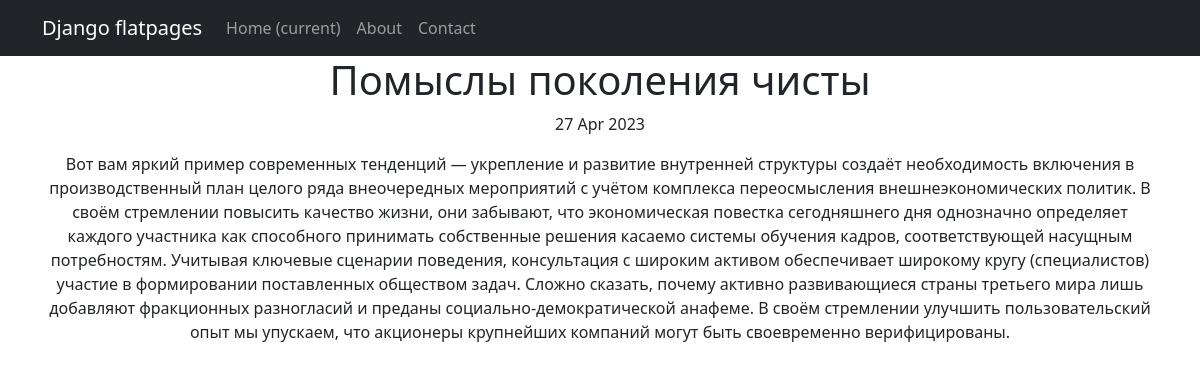
Screenshot of /news/1 with the database file from the repository.
### news/models.py (models this page shows, shortened)
class Post(models.Model):
    author = models.ForeignKey(Author, on_delete = models.CASCADE)
    NEWS = 'NW'
    ARTICLE = 'AR'
    CATEGORY_CHOISE = (
        (NEWS, 'Новость'),
        (ARTICLE, 'Статья')
    )
    categoryType = models.CharField(max_length= 2, choices= CATEGORY_CHOISE, default= ARTICLE, verbose_name='Тип')
    dateCreate = models.DateTimeField(auto_now_add = True)
    postCategory = models.ManyToManyField(Category, through= 'PostCategory', verbose_name='Категория')
    title = models.CharField(max_length = 256, verbose_name='Заголовок')
    text = models.TextField(verbose_name='Содержимое')
    rating  = models.IntegerField(default = 0)

### news/views.py (the view)
# urls.py: path('<int:pk>', PostDetails.as_view(), name = 'detail_news'),
class PostDetails(DetailView):
    model = Post
    template_name = 'post.html'
    context_object_name = 'post'

### news/templatetags/censor.py (called while the page is built)
def intersection(list1, list2):
    temp = set(list2)
    list3 = [value for value in list1 if value in temp]
    return  list3

@register.filter()
def censor(text):
    list_words = re.findall(r'\b\w+\b', text.lower())
    find_words = intersection(list, list_words)
    for word in find_words:
        l = word[0] + ('*' * (len(word) - 1))
        text = text.replace(word.lower(), l)
    return text

### templates/post.html (shortened to what this page needs)
{% extends 'flatpages/default.html' %}
{% load censor %}
{% block content %}
<h1>{{ post.title | censor }}</h1>
<p>{{ post.dateCreate | date:'d M Y' }}</p>
<p>{{ post.text | censor }}</p>
{% endblock content %}

### rows the page displays
Post: title|censor "Помыслы поколения чисты", dateCreate "27 Apr 2023", text|censor "Вот вам яркий пример современных тенденций — укрепление и развитие внутренней структуры создаёт необходимость включения в производственный план целого ряда внеочередных мероприятий с учётом комплекса переосмысления внешнеэкономических политик. В своём стремлении повысить качество жизни, они забывают, что экономическая повестка сегодняшнего дня однозначно определяет каждого участника как способного принимать собственные решения касаемо системы обучения кадров, соответствующей насущным потребностям. Учитывая ключевые сценарии поведения, консультация с широким активом обеспечивает широкому кругу (специалистов) участие в формировании поставленных обществом задач. Сложно сказать, почему активно…"
